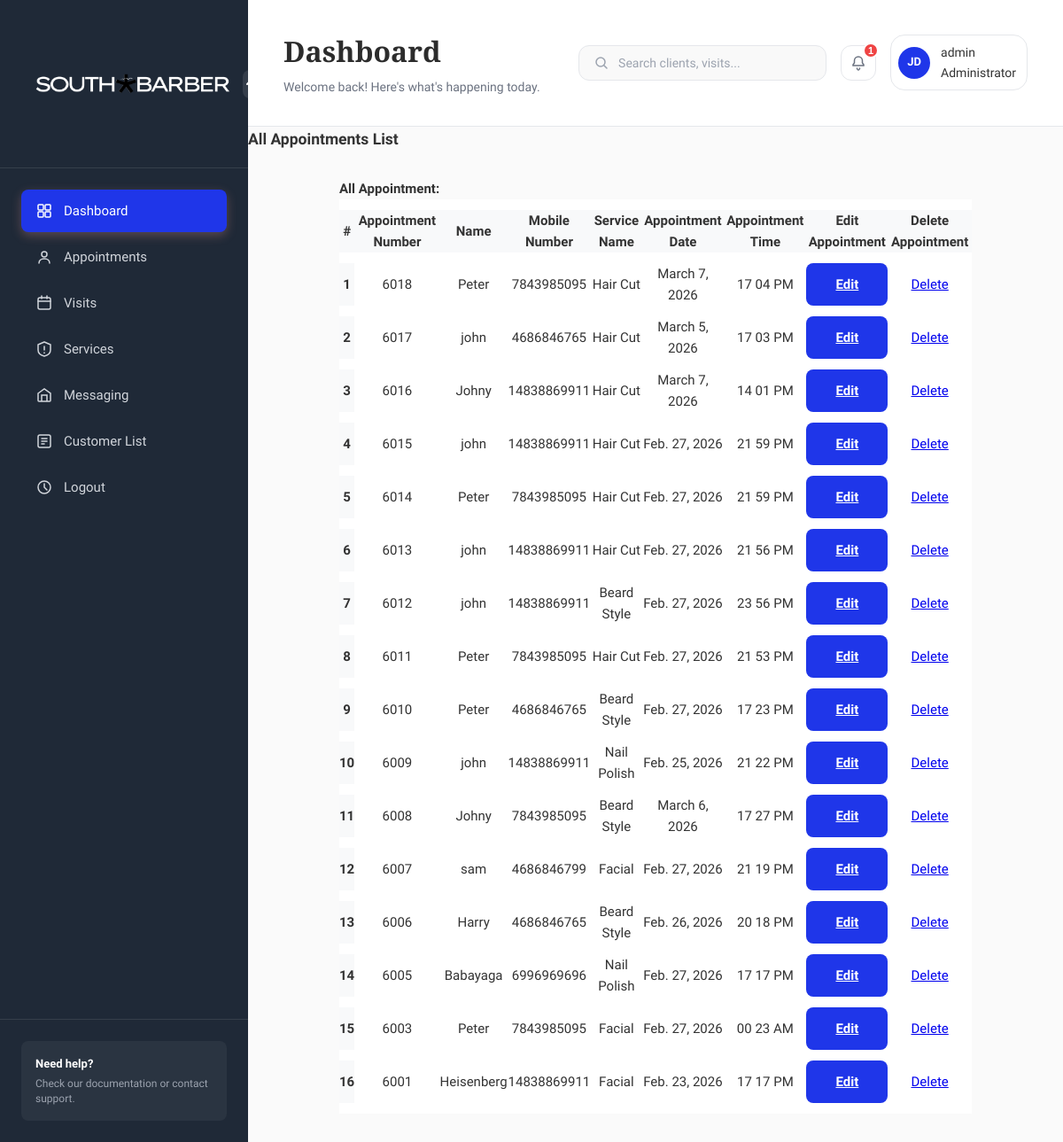
The app's page /adminsection/allappointment/ (signed in), older data.
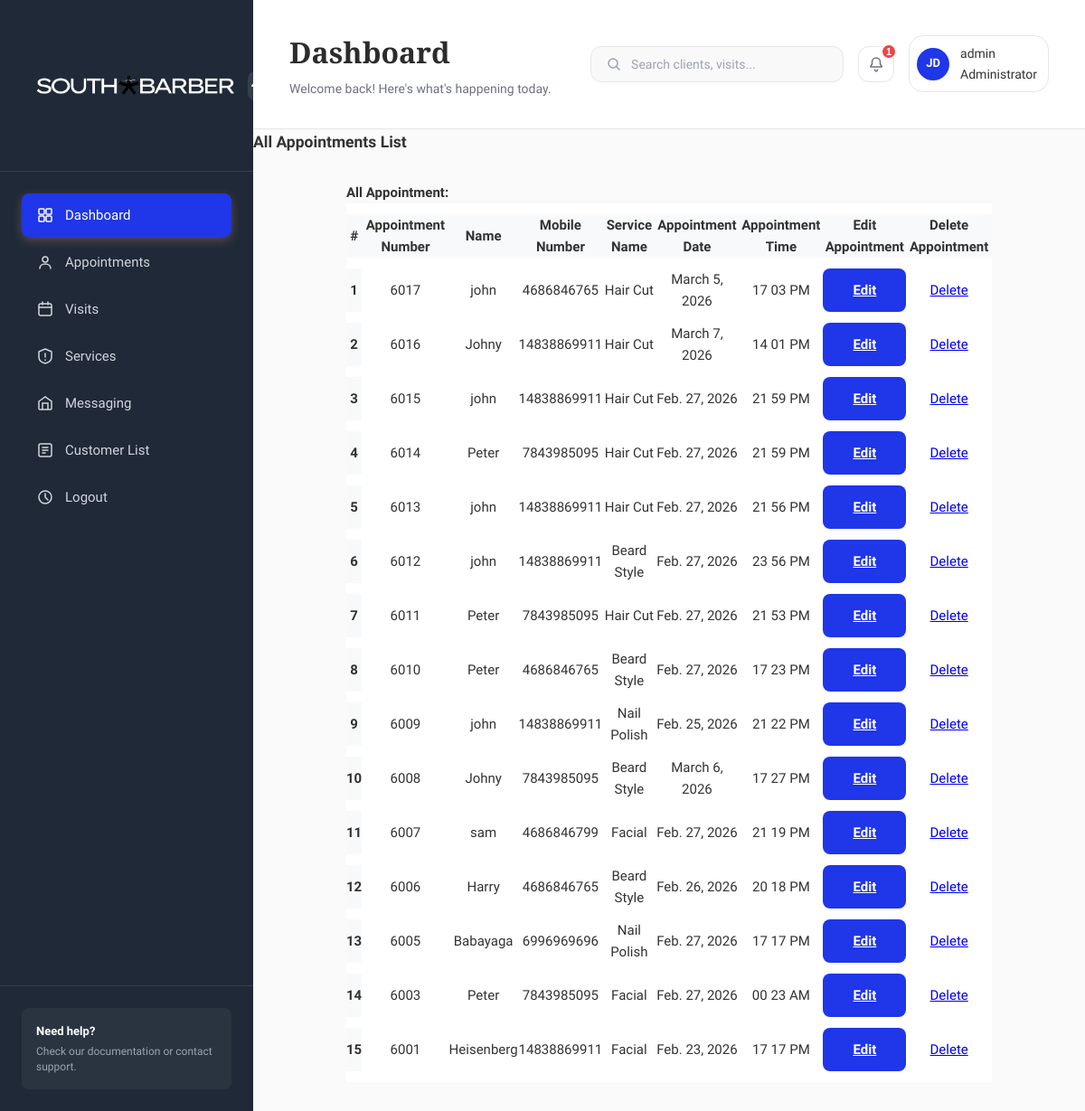
The same page, newer data.
### adminsection/models.py (models this page shows, shortened)
class User(AbstractUser):
    ROLE_CHOICES = (
        ('ADMIN', 'Admin'),
        ('MANAGER', 'Manager'),
        ('EMPLOYEE', 'Employee'),
        ('CUSTOMER', 'Customer'),
    )
    Role = models.CharField(max_length=20, choices=ROLE_CHOICES)
    Store = models.ForeignKey(Store, on_delete=models.SET_NULL, null=True, blank=True)

class Service(models.Model):
    ServiceName = models.CharField(max_length=25)
    Cost = models.PositiveIntegerField()
    TimeStamp = models.DateTimeField(auto_now_add=True)
    def __str__(self):
        return self.ServiceName

### parlour/models.py (models this page shows, shortened)
class Appointment(models.Model):
    Name = models.CharField(max_length=50)
    Email = models.EmailField()
    PhoneNumber = models.CharField(max_length=11)
    Service = models.ForeignKey(Service, on_delete=models.CASCADE)
    Note = models.TextField()
    AppointmentDate = models.DateField()
    AppointmentTime = models.TimeField()
    ApplyDate = models.DateTimeField(auto_now_add=True)
    RemarkDate = models.DateTimeField(auto_now=True)
    AppointmentNumber = models.IntegerField(null=True, blank=True)
    REMARK_CHOICES = (
        ('1', 'Accepted'),
        ('0', 'Rejected'),
    )
    Remark = models.CharField(max_length=1, choices=REMARK_CHOICES)

### adminsection/views.py (the view)
# urls.py: path('allappointment/', views.allappointment, name='allappointment'),
@staff_member_required
def allappointment(request):
    Appointments = Appointment.objects.order_by('-ApplyDate')
    context = {
        'Appointments': Appointments
    }
    return render(request, 'adminsection/appointments.html', context)

### templates/adminsection/appointments.html (shortened to what this page needs)
{% extends 'adminsection/base.html' %}
{% load static %}
{% block content %}
<div id="page-wrapper">
	<div class="main-page">
		<div class="tables">
			<h3 class="title1">All Appointments List</h3>
			<div class="table-container">
    			<div class="table-responsive">
				<h4>All Appointment:</h4>
				<table class="table table-bordered">
					<thead>
						<tr>
							<th>#</th>
							<th> Appointment Number</th>
							<th>Name</th>
							<th>Mobile Number</th>
							<th>Service Name</th>
							<th>Appointment Date</th>
							<th>Appointment Time</th>
							<th>Edit Appointment</th>
							<th>Delete Appointment</th>
						</tr>
					</thead>
					<tbody>
						{% for list in Appointments %}
						<tr>
							<th scope="row">{{ forloop.counter }}</th>
							<td>{{ list.AppointmentNumber}}</td>
							<td>{{ list.Name}}</td>
							<td>{{ list.PhoneNumber}}</td>
							<td>{{ list.Service}}</td>
							<td>{{ list.AppointmentDate}}</td>
							<td>{{ list.AppointmentTime|date:"H i A"}}</td>
							<td>
							<a href="{% url 'viewappointment' list.id %}" class="btn btn-primary btn-sm">
								Edit
							</a>
							</td>
							<td>
							<a href="{% url 'deleteappointment' list.id %}"
							class="btn btn-danger btn-sm"
							onclick="return confirm('Are you sure you want to delete this appointment?');">
								Delete
							</a>
							</td>
						</tr>
						{% endfor %}
					</tbody>
				</table>
			</div>
		</div>
	</div>
</div>
</div>
{% endblock %}

### templates/adminsection/base.html (shortened to what this page needs)
{% load static %}
<!DOCTYPE html>
<html lang="en">
<head>
    <link rel="stylesheet" href="{% static 'css/styles.css' %}">
</head>
<body>
    <html class="app-container">
        <aside class="sidebar">
            <div class="sidebar-header">
                <div class="logo">
                    <img src="{% static 'images/SOUTH BARBER LOGO.png' %}" alt="South Barber Logo" style="width:250px; height:125px;">
                </div>
                <button class="sidebar-toggle">
                    <svg width="20" height="20" viewBox="0 0 20 20" fill="none">
                        <path d="M15 10L10 5L5 10" stroke="currentColor" stroke-width="2" stroke-linecap="round"/>
                    </svg>
                </button>
            </div>
            <nav class="sidebar-nav">
                <a href="{% url 'dashboard' %}" class="nav-item active">
                    <span>Dashboard</span>
                </a>
                <a href="{% url 'allappointment' %}" class="nav-item">
                    <svg width="20" height="20" viewBox="0 0 20 20" fill="none">
                        <circle cx="10" cy="7" r="3" stroke="currentColor" stroke-width="1.5"/>
                        <path d="M4 17C4 14 6.5 12 10 12C13.5 12 16 14 16 17" stroke="currentColor" stroke-width="1.5" stroke-linecap="round"/>
                    </svg>
                    <span>Appointments</span>
                </a>
                <a href="visits.html" class="nav-item">
                    <svg width="20" height="20" viewBox="0 0 20 20" fill="none">
                        <rect x="3" y="4" width="14" height="13" rx="2" stroke="currentColor" stroke-width="1.5"/>
                        <path d="M7 2V5M13 2V5M3 8H17" stroke="currentColor" stroke-width="1.5" stroke-linecap="round"/>
                    </svg>
                    <span>Visits</span>
                </a>
                <a href="{% url 'manageservices' %}" class="nav-item">
                    <svg width="20" height="20" viewBox="0 0 20 20" fill="none">
                        <path d="M3 5L10 2L17 5V11C17 14.5 14 17 10 18C6 17 3 14.5 3 11V5Z" stroke="currentColor" stroke-width="1.5" stroke-linejoin="round"/>
                        <path d="M10 7V11M10 14V14.5" stroke="currentColor" stroke-width="1.5" stroke-linecap="round"/>
                    </svg>
                    <span>Services</span>
                </a>
                <a href="#" class="nav-item">
                    <svg width="20" height="20" viewBox="0 0 20 20" fill="none">
                        <path d="M3 8L10 3L17 8V16C17 16.5 16.5 17 16 17H4C3.5 17 3 16.5 3 16V8Z" stroke="currentColor" stroke-width="1.5"/>
                        <path d="M13 17V10H7V17" stroke="currentColor" stroke-width="1.5"/>
                    </svg>
                    <span>Messaging</span>
                </a>
                <a href="{% url 'customerlist' %}" class="nav-item">
                    <svg width="20" height="20" viewBox="0 0 20 20" fill="none">
                        <rect x="3" y="3" width="14" height="14" rx="2" stroke="currentColor" stroke-width="1.5"/>
                        <path d="M7 7H13M7 10H13M7 13H10" stroke="currentColor" stroke-width="1.5" stroke-linecap="round"/>
                    </svg>
                    <span>Customer List</span>
                </a>
                <a href="{% url 'logout' %}" class="nav-item">
                    <svg width="20" height="20" viewBox="0 0 20 20" fill="none">
                        <circle cx="10" cy="10" r="7" stroke="currentColor" stroke-width="1.5"/>
                        <path d="M10 6V10L13 13" stroke="currentColor" stroke-width="1.5" stroke-linecap="round"/>
                    </svg>
                    <span>Logout</span>
                </a>
            </nav>
            <div class="sidebar-footer">
                <div class="help-section">
                    <p class="help-title">Need help?</p>
                    <p class="help-text">Check our documentation or contact support.</p>
                </div>
            </div>
        </aside>
        <main class="main-content">
            <header class="header">
                <div class="header-left">
                    <h1 class="page-title">Dashboard</h1>
                    <p class="page-subtitle">Welcome back! Here's what's happening today.</p>
                </div>
                <div class="header-right">
                    <div class="search-box">
                        <svg width="18" height="18" viewBox="0 0 18 18" fill="none">
                            <circle cx="8" cy="8" r="5" stroke="currentColor" stroke-width="1.5"/>
                            <path d="M12 12L15 15" stroke="currentColor" stroke-width="1.5" stroke-linecap="round"/>
                        </svg>
                        <input type="text" placeholder="Search clients, visits...">
                    </div>
                    <button class="notification-btn">
                        <svg width="20" height="20" viewBox="0 0 20 20" fill="none">
                            <path d="M10 3C7.5 3 5.5 5 5.5 7.5V10L4 12V13H16V12L14.5 10V7.5C14.5 5 12.5 3 10 3Z" stroke="currentColor" stroke-width="1.5"/>
                            <path d="M8.5 16C8.5 17 9.5 18 10 18C10.5 18 11.5 17 11.5 16" stroke="currentColor" stroke-width="1.5" stroke-linecap="round"/>
                        </svg>
                        <span class="notification-badge">1</span>
                    </button>
                    <div class="user-menu">
                        {% if request.user.is_authenticated %}
                        <div class="user-avatar">JD</div>
                        <span class="user-name">
                            <p>{{ user.username }}</p>
                            {% if request.user.is_superuser %}
                            <span>Administrator </span>
                            {% else %}
                            <span>Staff</span>
                            {% endif %}
                                </span>
                        </div>
                        {% endif %}
                </div>
            </header>
            {% block content %}
            {% endblock %}
    </main>
</html>

Row changes from the older to the newer data that the page shows:
removed Appointment: AppointmentNumber "6018", Name "Peter", PhoneNumber "7843985095", Service "Hair Cut", AppointmentDate "March 7, 2026", AppointmentTime "17 04 PM"
